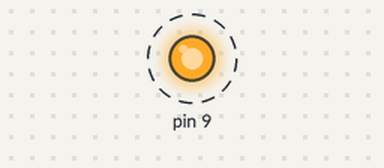
Bench run of a sketch on a simulated Arduino Uno, built with avr-gcc and run on an emulated ATmega328P. On the bench: output pins drawn as LEDs (lit = HIGH). Dashed ring = blinking. What the sketch prints to the serial monitor is not drawn.

Above: at 0.83 s.
Timing chart, 0 to 3.7 s (numbered marks = the images above):
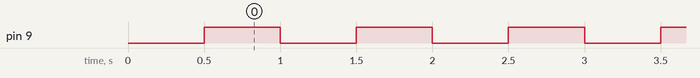

Measured:
- by itself, pin 9: alternates HIGH for 0.50 s and LOW for 0.50 s

The sketch:

question_2_timer1_ctc_mode1__2_.ino
```cpp
// QUESTION 2: Timer1 CTC Mode (1 Hz Blinking) - FULLY FIXED
// LED on Pin 9 blinks at exactly 1 Hz (500ms ON, 500ms OFF)

#include <avr/io.h>
#include <avr/interrupt.h>

volatile uint8_t led_state = 0;

void init_q2_timer1() {
  // ===== LED CONFIGURATION =====
  // Set Pin 9 (PB1) as output
  DDRB |= (1 << PB1);

  // Start LED OFF
  PORTB &= ~(1 << PB1);
  led_state = 0;

  // ===== TIMER1 CONFIGURATION =====
  // Clear all Timer1 control registers
  TCCR1A = 0x00;
  TCCR1B = 0x00;

  // Clear counter register
  TCNT1 = 0x0000;

  // Set CTC Mode (Clear Timer on Compare Match)
  // WGM13 = 0, WGM12 = 1, WGM11 = 0, WGM10 = 0
  TCCR1B |= (1 << WGM12);

  // Set Prescaler to 256
  // CS12 = 1, CS11 = 0, CS10 = 0
  TCCR1B |= (1 << CS12);

  // Calculate OCR1A for 500ms interrupt
  // Formula: OCR1A = (Clock / (Prescaler * Frequency)) - 1
  // OCR1A = (16,000,000 / (256 * 2)) - 1 = 31,249
  // (2 Hz because we toggle twice per second for 1 Hz blink)
  OCR1A = 31249;

  // ===== INTERRUPT CONFIGURATION =====
  // Enable Output Compare A Match Interrupt
  TIMSK1 = 0x00; // Clear first
  TIMSK1 |= (1 << OCIE1A);

  // Enable global interrupts
  sei();
}

// ISR for Timer1 Compare Match A (fires every 500ms)
ISR(TIMER1_COMPA_vect) {
  // Toggle LED on Pin 9 (PB1)
  PORTB ^= (1 << PB1);
  led_state = !led_state;

  Serial.print("Timer1 Compare Match - LED: ");
  Serial.println(led_state ? "ON" : "OFF");
}

void setup() {
  Serial.begin(9600);
  delay(500);

  init_q2_timer1();

  Serial.println("---- QUESTION 2: Timer1 CTC Mode ----");
  Serial.println("LED blinking at 1 Hz on Pin 9");
  Serial.println("OCR1A = 31,249 | Prescaler = 256 | Frequency = 2 Hz (toggles)");
  Serial.println("");
  Serial.println("LED should blink: ON for 500ms, OFF for 500ms, repeat...");
}

void loop() {
  // Everything handled by Timer1 interrupt
  // Main loop remains empty
}
```
